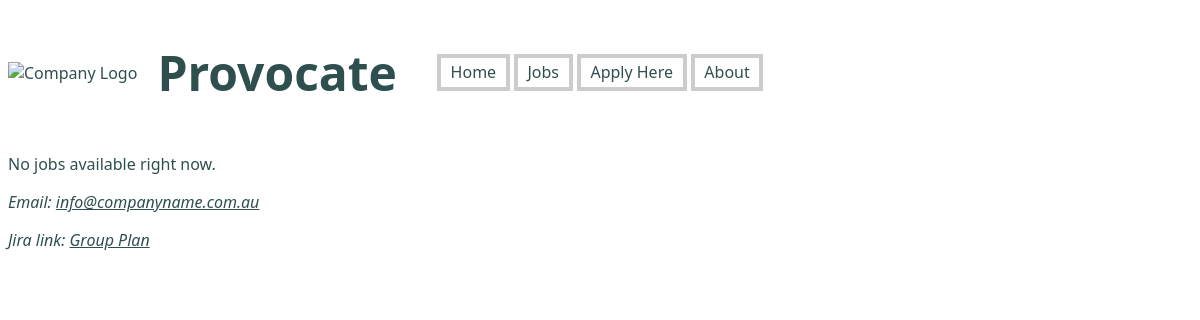
Before: /job_table.php with the older database file.
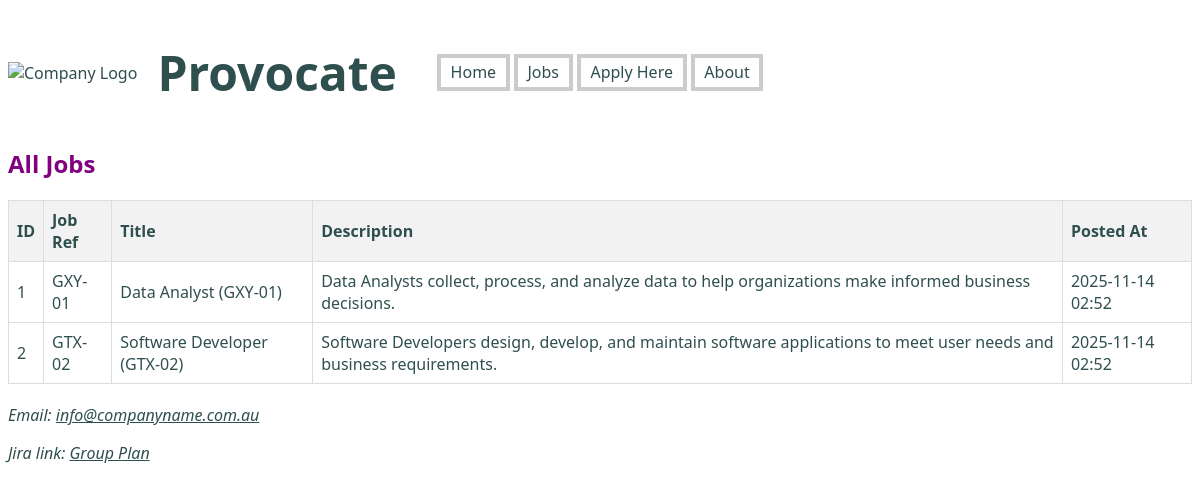
After: the same page with the newer database file.
### tables this page shows
CREATE TABLE `jobs` (
  `id` int(11) NOT NULL,
  `job_ref` varchar(10) NOT NULL,
  `title` varchar(255) NOT NULL,
  `description` text NOT NULL,
  `posted_at` timestamp NOT NULL DEFAULT current_timestamp()
);

### job_table.php (the view, shortened to what this page needs)
<?php
require_once("settings.php");
$conn = mysqli_connect($host, $user, $pwd, $sql_db);
$query = "SELECT * FROM jobs ORDER BY posted_at DESC";
$result = mysqli_query($conn, $query);
?>
<!DOCTYPE html>
<html lang="en">
<head>
    <link href="styles/styles.css" rel="stylesheet">
</head>
<body class="body">
    <div class="container">
        <?php include 'header.inc'; ?>
        <?php
        if (mysqli_num_rows($result) > 0) {
            echo "<h2 class='jobs-title'>All Jobs</h2>";
            echo "<table>";
            echo "<tr><th>ID</th><th>Job Ref</th><th>Title</th><th>Description</th><th>Posted At</th></tr>";
            while ($row = mysqli_fetch_assoc($result)) {
                $posted = date('Y-m-d H:i', strtotime($row['posted_at']));
                echo "<tr>";
                echo "<td>" . htmlspecialchars($row['id']) . "</td>";
                echo "<td>" . htmlspecialchars($row['job_ref']) . "</td>";
                echo "<td>" . htmlspecialchars($row['title']) . "</td>";
                echo "<td>" . htmlspecialchars($row['description']) . "</td>";
                echo "<td>" . htmlspecialchars($posted) . "</td>";
                echo "</tr>";
            }
            echo "</table>";
        } else {
            echo "<p>No jobs available right now.</p>";
        }
        ?>
        <?php include 'footer.inc'; ?>
    </div>
</body>
</html>

### header.inc
<div class="header">
    <div class="logo"><img src="https://106209751.github.io/Group-Projects/project1/images/Companylogo.png" alt="Company Logo" width="250" height="250"></div>
    <div><h1><strong>Provocate</strong></h1></div>
    <div>
        <nav>
            <a href="index.php">Home</a>
            <a href="jobs.php">Jobs</a>
            <a href="apply.php">Apply Here</a>
            <a href="about.php">About</a>
        </nav>
    </div>
</div>

### footer.inc
<footer>
        <p><a>Email: </a><a href="mailto:info@companyname.com.au"> info@companyname.com.au</a></p>
        <p><a>Jira link: </a><a href="https://sanglephuocthanh.atlassian.net/jira/software/projects/GPP1/boards/34?atlOrigin=eyJpIjoiOGJjY2NjZDI5YzNhNDRjZjgwNmUwMjZjZjIyNmY0NDQiLCJwIjoiaiJ9"> Group Plan</a></p>
</footer>

### styles/styles.css (style rules this page uses)
h1, .main-title { margin-right: 30px; color: rgb(0, 128, 128); font-size: 3em; font-weight: bold; }
h2 { color: purple; font-weight: bold; font-size: 1.5em; }
* { font-family: system-ui, -apple-system, BlinkMacSystemFont, 'Segoe UI', Roboto, Oxygen, Ubuntu, Cantarell, 'Open Sans', 'Helvetica Neue', sans-serif; color: #2F4F4F; }
aside, footer { font-style: italic; }
table, caption, tr, th, td, tbody, tfoot { border: 1px solid black; }
nav a { text-decoration: none; padding: 0.2em 0.6em; border: 4px solid #ccc; }
.header { display: flex; align-items: center; justify-content: start; gap: 10px; }
.logo { margin-right: 10px; position:relative; top:0; left:0; right:0; text-align:center; }
.container { grid-template-columns: 1fr 1fr 1fr; gap: 20px; }

### job_table.php (style rules this page uses)
table { width: 100%; border-collapse: collapse; margin: 20px 0; }
th, td { border: 1px solid #ddd; padding: 8px; text-align: left; }
th { background-color: #f2f2f2; }
.jobs-title { margin-top: 10px; }

Changed rows visible on the page:
added jobs: id "1", job_ref "GXY-01", title "Data Analyst (GXY-01)", description "Data Analysts collect, process, and analyze data to help organizations make informed business decisions.", posted_at "2025-11-14 02:52"
added jobs: id "2", job_ref "GTX-02", title "Software Developer (GTX-02)", description "Software Developers design, develop, and maintain software applications to meet user needs and business requirements.", posted_at "2025-11-14 02:52"
Other visible differences:
text no longer shown: "No jobs available right now."
text now shown: "All Jobs ID Job Ref Title Description Posted At"
